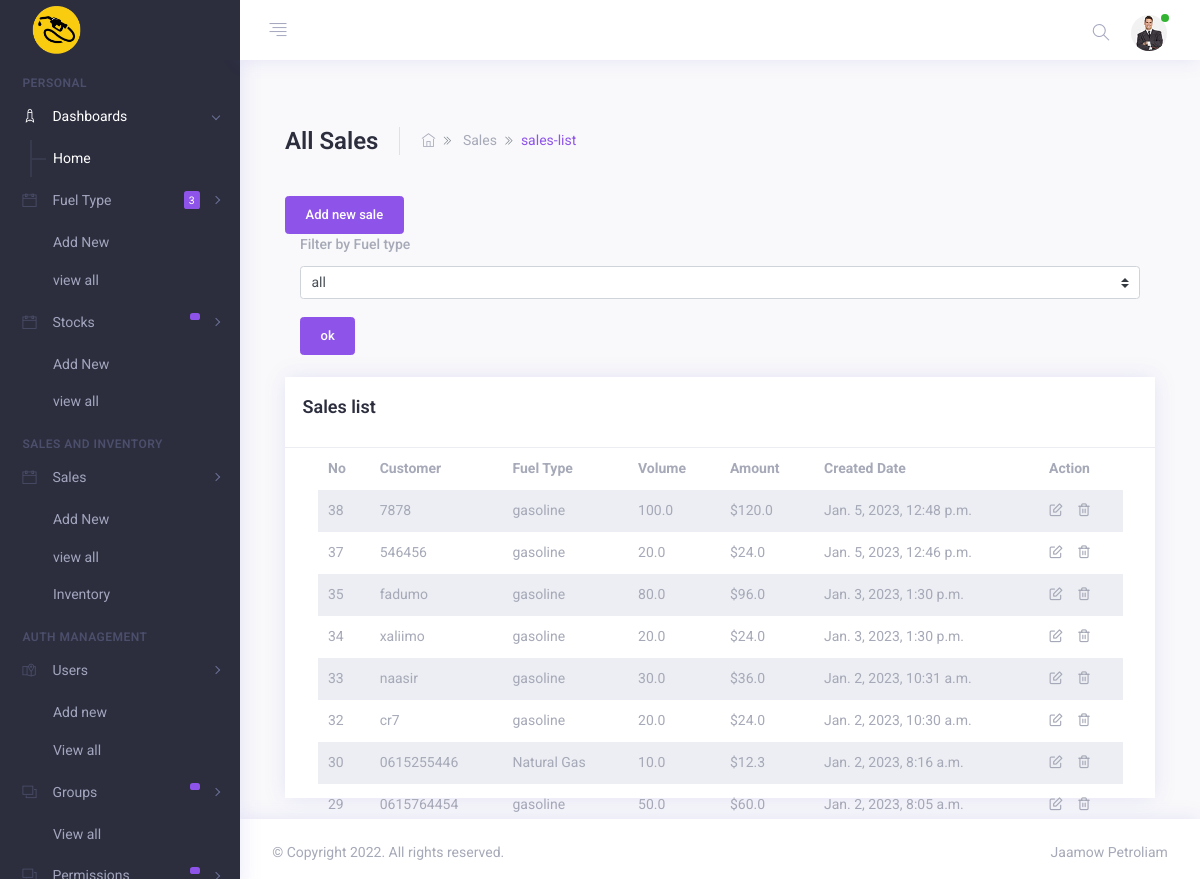
The page /sales/ (signed in) on the database its author committed.
### base/models.py (models this page shows, shortened)
class Sale(models.Model):
    customer_name = models.CharField(max_length=200)
    fuel = models.ForeignKey(Fuel, on_delete=models.CASCADE)
    volume = models.FloatField(max_length=(15,2), default=0)
    amount = models.FloatField(max_length=(15,2), default=0)
    user = models.CharField(max_length=100, blank=True)
    created = models.DateTimeField(auto_now=True)
    updated = models.DateTimeField(auto_now_add=True)
    class Meta:
        verbose_name_plural = "Sales list"
        ordering = ['-updated', '-created']

class Fuel(models.Model):
    name = models.CharField(max_length=100, unique=True)
    price = models.FloatField(max_length=(15,2), default=0)
    user = models.CharField(max_length=100, blank=True)
    status = models.CharField(max_length=2,choices=(('1','Active'),('0', 'Inactive')) , default = 1)
    delete_flag = models.IntegerField(default = 0)
    created = models.DateTimeField(default = timezone.now)
    updated = models.DateTimeField(auto_now=True)
    class Meta:
        ordering = ['-updated','-created']
        verbose_name_plural = "fuel type lists"
    def __str__(self):
        return self.name

### base/views.py (the view)
# urls.py: path('sales/', views.saleView, name="sales"),
@login_required(login_url='login')
@permission_required('base.view_sale', raise_exception=True)
def saleView(request):
    context = {
        "page_name":"Sales list"
    }
    fuels = Fuel.objects.filter(delete_flag=0, status = 1).all()
    if request.method=='POST':
        search_term = request.POST.get('search_term')
        if search_term != 'all':
            sales = Sale.objects.filter(fuel__id = search_term).all()
            context['sales'] = sales
            context['fuels'] = fuels
            context['page_name'] = 'Sales List'
        else:
            fuels = Fuel.objects.filter(delete_flag=0, status = 1).all()
            sales = Sale.objects.filter(fuel__id__in=fuels).all()
            context['sales'] = sales
            context['fuels'] = fuels
    else:
        fuels = Fuel.objects.filter(delete_flag=0, status = 1).all()
        sales = Sale.objects.filter(fuel__id__in=fuels).all()
        context['sales'] = sales
        context['fuels'] = fuels
    return render(request, 'base/sale_list.html', context)

### base/templates/base/sale_list.html (shortened to what this page needs)
{% extends 'base.html' %}
{% block content %}
<br>
    <div class="container justify-content-center">
        <div class="row">
            <div class="col-md-12 m-b-30">
                <div class="d-block d-lg-flex flex-nowrap align-items-center">
                    <div class="page-title mr-4 pr-4 border-right">
                        <h1>All Sales</h1>
                    </div>
                    <div class="breadcrumb-bar align-items-center">
                        <nav>
                            <ol class="breadcrumb p-0 m-b-0">
                                <li class="breadcrumb-item">
                                    <a href="{% url 'home' %}"><i class="ti ti-home"></i></a>
                                </li>
                                <li class="breadcrumb-item">
                                    Sales
                                </li>
                                <li class="breadcrumb-item active text-primary" aria-current="page">sales-list</li>
                            </ol>
                        </nav>
                    </div>
                </div>
            </div>
        </div>
        <div>
            <a href="{% url 'new_sale' %}"><button class="btn btn-primary">Add new sale</button></a>
         </div>
        <div class="col-auto flex-shrink-1 flex-grow-1">
            <form method="POST">
                <div class="form-group">
                    <label for="inputState">Filter by Fuel type</label>
                    <select name="search_term" id="fuel" class="custom-select my-1 mr-sm-2" required="required">
                      <option value="all">all</option>
                    </select>
                </div>
                <div class="form-group">
                    <input type="submit"  value="ok" class="btn btn-primary">
                </div>
            </form>
        </div>
     <div class="row">
        <div class="col-auto flex-shrink-1 flex-grow-1">
        </div>
     </div>
        <div class="card mb-4 mt-2">
            <div class="card-header">
                <h4>{{page_name}}</h4>
            </div>
            <div class="card-body scrollbar scroll_dark pt-0" style="max-height: 350px;">
                <div class="container">
                    <table id="datatable" class="table table-borderless table-striped">
                        <thead>
                            <th>No</th>
                            <th>Customer</th>
                            <th>Fuel Type</th>
                            <th>Volume</th>
                            <th>Amount</th>
                            <th>Created Date</th>
                            <th>Action</th>
                        </thead>
                        <tbody>
                            <tr>
                                {% for sale in sales %}
                                <td>{{sale.id}}</td>
                                <td>{{sale.customer_name}}</td>
                                <td>{{sale.fuel}}</td>
                                <td>{{sale.volume}}</td>
                                <td>${{sale.amount}}</td>
                                <td>{{sale.created}}</td>
                                <td>
                                    <a class="mr-3" href="{% url 'update_sale' sale.id %}"><i class="fe fe-edit"></i></a><a href="{% url 'delete_sale' sale.id %}" onclick="return confirm('Are you sure you want to delete this item?');"><i class="fe fe-trash-2"></i></a>
                                </td>
                            </tr>
                            {% endfor %}
                        </tbody>
                    </table>
                </div>
            </div>
        </div>
    </div>
{% endblock %}

### rows shown on the page
Sale: id "38", customer_name "7878", fuel "gasoline", volume "100.0", amount "120.0", created "Jan. 5, 2023, 12:48 p.m."
Sale: id "37", customer_name "546456", fuel "gasoline", volume "20.0", amount "24.0", created "Jan. 5, 2023, 12:46 p.m."
Sale: id "35", customer_name "fadumo", fuel "gasoline", volume "80.0", amount "96.0", created "Jan. 3, 2023, 1:30 p.m."
Sale: id "34", customer_name "xaliimo", fuel "gasoline", volume "20.0", amount "24.0", created "Jan. 3, 2023, 1:30 p.m."
Sale: id "33", customer_name "naasir", fuel "gasoline", volume "30.0", amount "36.0", created "Jan. 2, 2023, 10:31 a.m."
Sale: id "32", customer_name "cr7", fuel "gasoline", volume "20.0", amount "24.0", created "Jan. 2, 2023, 10:30 a.m."
Sale: id "30", customer_name "0615255446", fuel "Natural Gas", volume "10.0", amount "12.3", created "Jan. 2, 2023, 8:16 a.m."
Sale: id "29", customer_name "0615764454", fuel "gasoline", volume "50.0", amount "60.0", created "Jan. 2, 2023, 8:05 a.m."

### other values the page prints
{{ fuels.count }} "3"
{{ page_name }} "Sales list"
